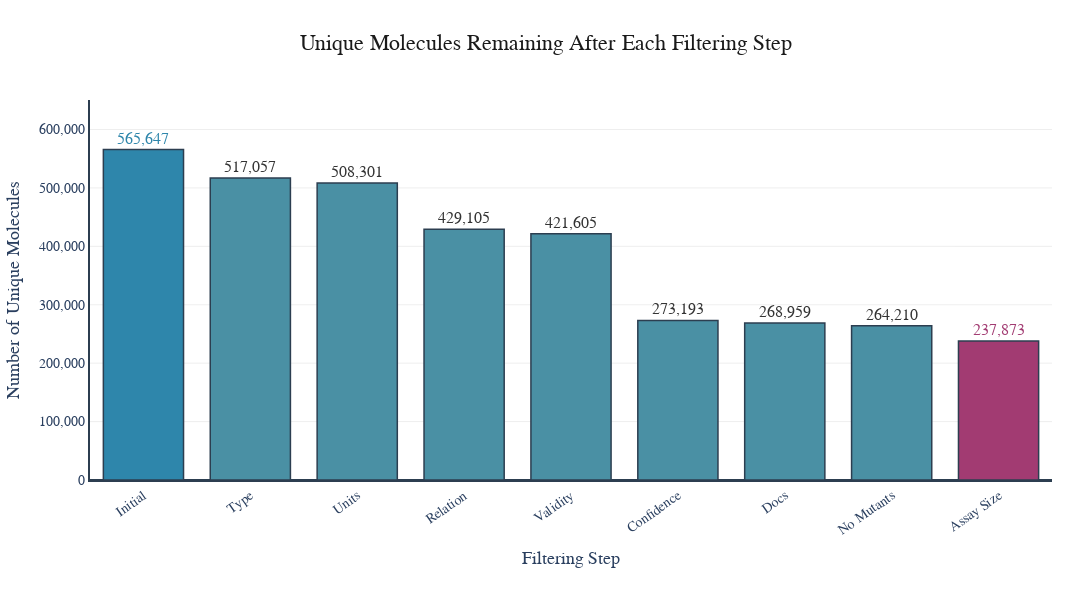

The cell this chart's notebook holds for it:
### Markdown cell above
## Figure 1: Unique Molecules (Without Overlap Filtering)

Shows unique molecules (by InchiKey) from Initial (566,342) to Assay Size (237,987)

### Code cell
# Generate Figure 1: Unique Molecules - Without overlap filtering
fig1 = create_publication_bar_chart(
    counts=counts_unique_without_overlap,
    title="Unique Molecules Remaining After Each Filtering Step",
    output_basename="unique_molecules_without_overlap",
    ylabel="Number of Unique Molecules",
)
fig1.show()

### Figure 1 — Plotly figure (JSON) as saved in the notebook; plotly's stock layout.template omitted (floating-point values rounded to 4 significant figures)
{"data": [{"hovertemplate": "<b>%{x}</b><br>Number of Unique Molecules: %{y:,}<extra></extra>", "marker": {"color": ["#2E86AB", "#4A90A4", "#4A90A4", "#4A90A4", "#4A90A4", "#4A90A4", "#4A90A4", "#4A90A4", "#A23B72"], "line": {"color": "#2C3E50", "width": 1.5}}, "text": ["565,647", "517,057", "508,301", "429,105", "421,605", "273,193", "268,959", "264,210", "237,873"], "textfont": {"color": ["#2E86AB", "#333333", "#333333", "#333333", "#333333", "#333333", "#333333", "#333333", "#A23B72"], "family": "Arial Black", "size": 16}, "textposition": "outside", "type": "bar", "x": ["Initial", "Type", "Units", "Relation", "Validity", "Confidence", "Docs", "No Mutants", "Assay Size"], "y": [565647, 517057, 508301, 429105, 421605, 273193, 268959, 264210, 237873]}], "layout": {"bargap": 0.25, "height": 600, "margin": {"b": 120, "l": 80, "r": 40, "t": 100}, "paper_bgcolor": "white", "plot_bgcolor": "white", "showlegend": false, "title": {"font": {"color": "#1a1a1a", "family": "Arial", "size": 22}, "text": "Unique Molecules Remaining After Each Filtering Step", "x": 0.5, "xanchor": "center"}, "width": 1200, "xaxis": {"linecolor": "#2C3E50", "linewidth": 2, "showgrid": false, "tickangle": -35, "tickfont": {"family": "Arial", "size": 14}, "title": {"font": {"family": "Arial", "size": 18}, "text": "Filtering Step"}}, "yaxis": {"gridcolor": "rgba(200,200,200,0.3)", "gridwidth": 1, "linecolor": "#2C3E50", "linewidth": 2, "range": [0, 650500.0], "showgrid": true, "tickfont": {"family": "Arial", "size": 14}, "tickformat": ",", "title": {"font": {"family": "Arial", "size": 18}, "text": "Number of Unique Molecules"}, "zeroline": true, "zerolinecolor": "#2C3E50", "zerolinewidth": 2}}}
